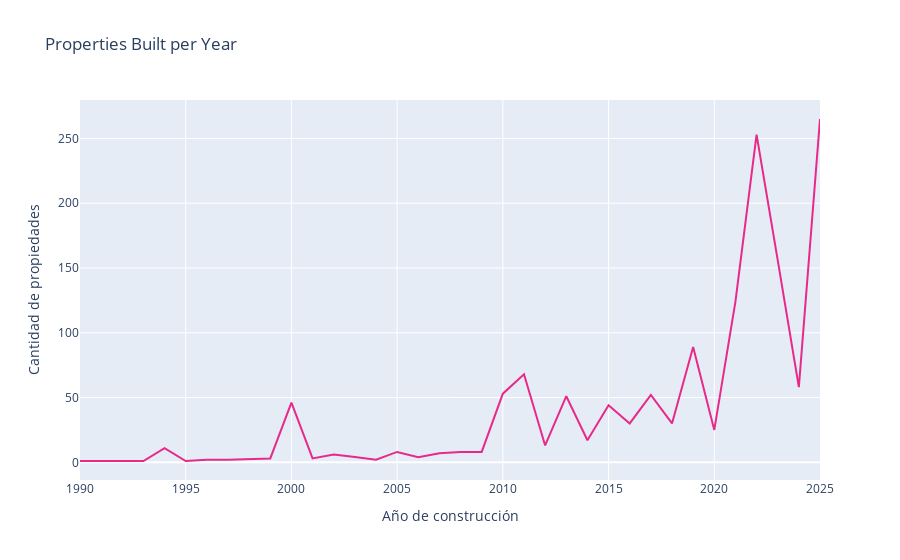

The notebook cell this image was saved under:
### Markdown cell above
#### Plots

### Code cell
df_f = df.año_constr.value_counts().to_frame().reset_index()
df_f = df_f.sort_values('año_constr')
df_f.rename(columns={'año_constr' : 'Año de construcción',
                   'count' : 'Cantidad de propiedades'}, inplace=True)

fig = px.line(
    df_f,
    x="Año de construcción",
    y="Cantidad de propiedades",
    title="Properties Built per Year",
    color_discrete_sequence=[px.colors.qualitative.Dark2[3]]
)
fig.show()

### Figure 1 — Plotly figure (JSON) as saved in the notebook; plotly's stock layout.template omitted (floating-point values rounded to 4 significant figures)
{"data": [{"hovertemplate": "Año de construcción=%{x}<br>Cantidad de propiedades=%{y}<extra></extra>", "legendgroup": "", "line": {"color": "rgb(231,41,138)", "dash": "solid"}, "marker": {"symbol": "circle"}, "mode": "lines", "name": "", "orientation": "v", "showlegend": false, "type": "scatter", "x": [1990, 1993, 1994, 1995, 1996, 1997, 1999, 2000, 2001, 2002, 2003, 2004, 2005, 2006, 2007, 2008, 2009, 2010, 2011, 2012, 2013, 2014, 2015, 2016, 2017, 2018, 2019, 2020, 2021, 2022, 2023, 2024, 2025], "xaxis": "x", "y": [1, 1, 11, 1, 2, 2, 3, 46, 3, 6, 4, 2, 8, 4, 7, 8, 8, 53, 68, 13, 51, 17, 44, 30, 52, 30, 89, 25, 124, 253, 156, 58, 265], "yaxis": "y"}], "layout": {"legend": {"tracegroupgap": 0}, "title": {"text": "Properties Built per Year"}, "xaxis": {"anchor": "y", "domain": [0, 1], "title": {"text": "Año de construcción"}}, "yaxis": {"anchor": "x", "domain": [0, 1], "title": {"text": "Cantidad de propiedades"}}}}
